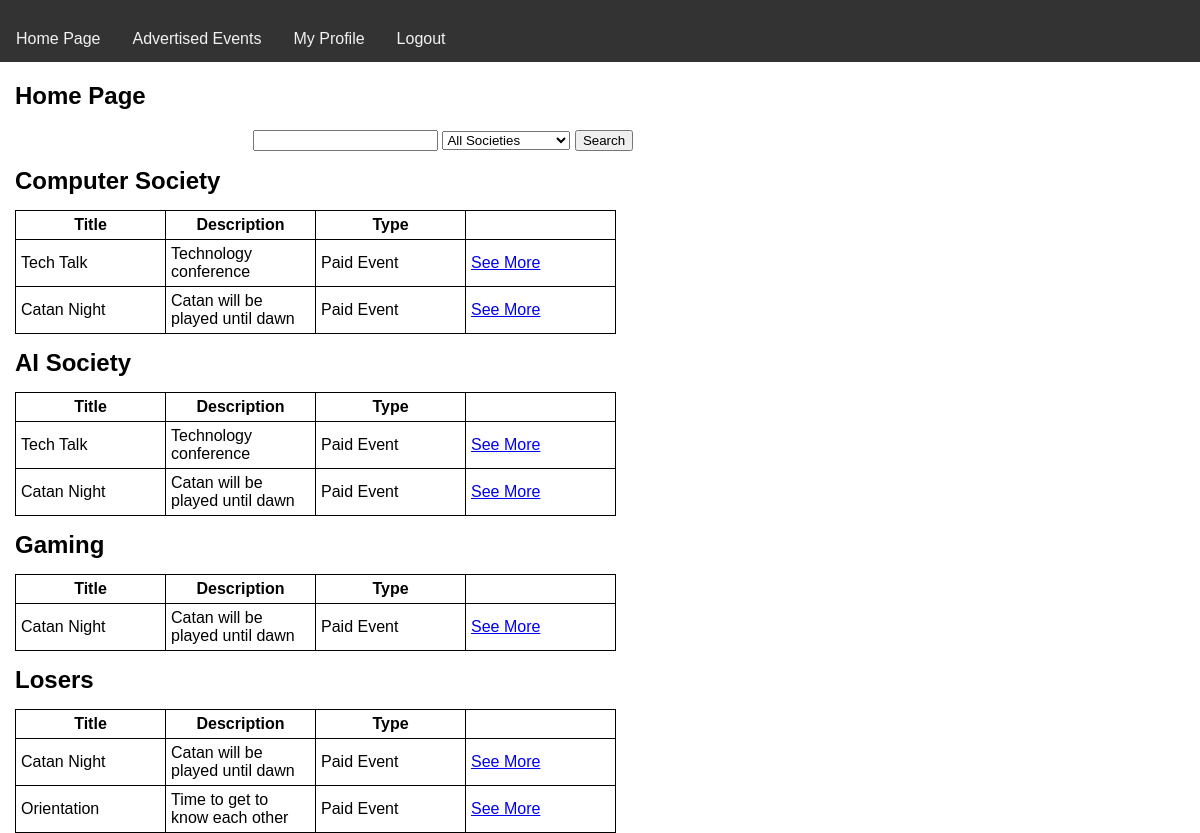
Page /search (signed in) on the committed database.
### tables this page shows
CREATE TABLE EVENT(eventID INTEGER PRIMARY KEY AUTOINCREMENT,entryPrice INTEGER,name TEXT NOT NULL UNIQUE,timeDate TEXT,description TEXT,username TEXT,FOREIGN KEY (username) REFERENCES USER(username));

CREATE TABLE SOCIETY(societyID INTEGER PRIMARY KEY AUTOINCREMENT,name TEXT NOT NULL UNIQUE);

### FlaskBackEnd/app.py (the view)
@app.route("/search")
def search():
    keyword = request.args.get("search", "")  # get the keyword from front-end.
    selected_society = request.args.get("society_filter", "all") # get the selected society from front-end.
    searchedSocieties = searchInDatabase(keyword, selected_society) # this will take keyword and selection, then it will find corresponding societies
    socNames = getSocieties()  # take all society names for combo box as usual.
    return render_template("index.html", societies=searchedSocieties, socNames = socNames)

### FlaskBackEnd/support.py (called while the page is built)
def get_db_connection():
        conn = sqlite3.connect("school.db")
        return conn

def getSocieties():
    conn = get_db_connection()
    c = conn.cursor()
    c.execute("SELECT s.name FROM SOCIETY s")
    socNames = c.fetchall()
    conn.close()
    return socNames

### Front_End/templates/index.html (shortened to what this page needs)
{% extends 'base.html' %}
{% block header %}
<h1 style="margin-left: 15px">{% block title %}Home Page{% endblock %}</h1>
{% endblock %}
{% block content %}
<form action="/search" method="GET">
    <p style="margin-left: 253px">
        <input type="text" name="search">
        <select name="society_filter">
            <option value="all">All Societies</option>
        </select>
        <button type="submit">Search</button>
    </p>
</form>
{% for society, events in societies.items() %}
<h2 style="margin: 15px 15px;">{{ society }}</h2>
{% if events | length > 0 %}
<table class="styled-table">
  <tr>
    <th>Title</th>
    <th>Description</th>
    <th>Type</th>
    <th></th>
  </tr>
  {% for e in events %}
  <tr>
    <td>{{ e[1] }}</td>
    <td>{{ e[2] }}</td>
    <td>{{ e[3] }}</td>
    <td><a href="/event/{{ e[0] }}">See More</a></td>
  </tr>
  {% endfor %}
</table>
{% else %}
    <p style="margin-left: 15px;">No events</p>
{% endif %}
{% endfor %}
{% endblock %}

### Front_End/static/mystyle.css (style rules this page uses)
* { box-sizing: border-box; font-family: Arial, Helvetica, sans-serif; }
body { margin: 0; font-family: Arial, Helvetica, sans-serif; }
.styled-table { border-collapse: collapse; margin: 0 15px; }
.styled-table th,td { border: 1px solid black; padding: 5px 5px; width: 150px; }

### rows in the picture
EVENT: name "Computer Society", name "Tech Talk", description "Technology conference", e "Paid Event", name "AI Society"
EVENT: name "Catan Night", description "Catan will be played until dawn", e "Paid Event", name "Gaming", name "Losers"
EVENT: name "Orientation", description "Time to get to know each other", e "Paid Event"
